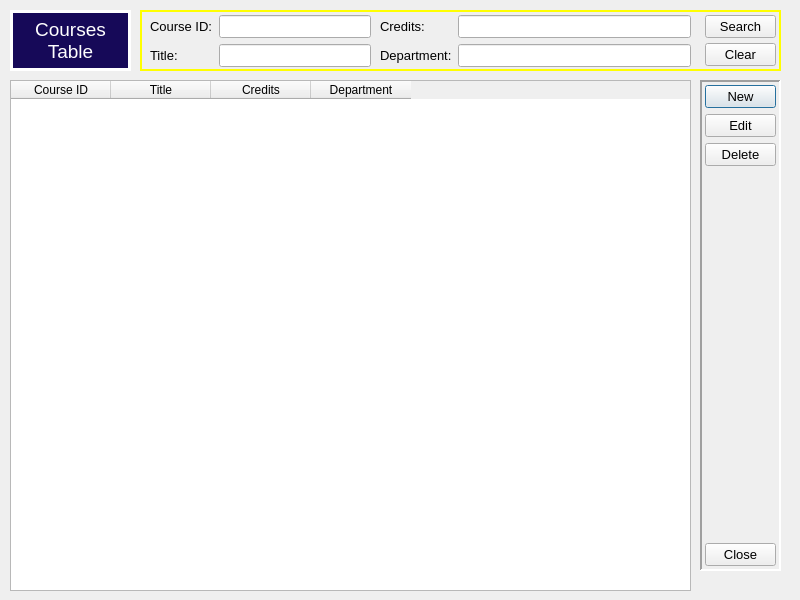
<?xml version="1.0" encoding="UTF-8"?>
<ui version="4.0">
 <class>Dialog</class>
 <widget class="QDialog" name="Dialog">
  <property name="geometry">
   <rect>
    <x>0</x>
    <y>0</y>
    <width>800</width>
    <height>600</height>
   </rect>
  </property>
  <property name="windowTitle">
   <string>Courses Table</string>
  </property>
  <property name="styleSheet">
   <string notr="true"/>
  </property>
  <widget class="QWidget" name="horizontalLayoutWidget">
   <property name="geometry">
    <rect>
     <x>10</x>
     <y>80</y>
     <width>681</width>
     <height>511</height>
    </rect>
   </property>
   <layout class="QHBoxLayout" name="horizontalLayout">
    <item>
     <widget class="QTableWidget" name="tableWidget">
      <property name="styleSheet">
       <string notr="true"/>
      </property>
      <column>
       <property name="text">
        <string>Course ID</string>
       </property>
      </column>
      <column>
       <property name="text">
        <string>Title</string>
       </property>
      </column>
      <column>
       <property name="text">
        <string>Credits</string>
       </property>
      </column>
      <column>
       <property name="text">
        <string>Department</string>
       </property>
      </column>
     </widget>
    </item>
   </layout>
  </widget>
  <widget class="QWidget" name="verticalLayoutWidget">
   <property name="geometry">
    <rect>
     <x>700</x>
     <y>80</y>
     <width>81</width>
     <height>491</height>
    </rect>
   </property>
   <layout class="QVBoxLayout" name="verticalLayout">
    <property name="leftMargin">
     <number>5</number>
    </property>
    <property name="topMargin">
     <number>5</number>
    </property>
    <property name="rightMargin">
     <number>5</number>
    </property>
    <property name="bottomMargin">
     <number>5</number>
    </property>
    <item>
     <widget class="QPushButton" name="btnNew">
      <property name="font">
       <font>
        <family>Arial</family>
        <pointsize>10</pointsize>
       </font>
      </property>
      <property name="text">
       <string>New</string>
      </property>
     </widget>
    </item>
    <item>
     <widget class="QPushButton" name="btnEdit">
      <property name="font">
       <font>
        <family>Arial</family>
        <pointsize>10</pointsize>
       </font>
      </property>
      <property name="text">
       <string>Edit</string>
      </property>
     </widget>
    </item>
    <item>
     <widget class="QPushButton" name="btnDelete">
      <property name="font">
       <font>
        <family>Arial</family>
        <pointsize>10</pointsize>
       </font>
      </property>
      <property name="text">
       <string>Delete</string>
      </property>
     </widget>
    </item>
    <item>
     <spacer name="verticalSpacer_2">
      <property name="orientation">
       <enum>Qt::Vertical</enum>
      </property>
      <property name="sizeType">
       <enum>QSizePolicy::Expanding</enum>
      </property>
      <property name="sizeHint" stdset="0">
       <size>
        <width>20</width>
        <height>40</height>
       </size>
      </property>
     </spacer>
    </item>
    <item>
     <widget class="QDialogButtonBox" name="btnClose">
      <property name="sizePolicy">
       <sizepolicy hsizetype="Minimum" vsizetype="Maximum">
        <horstretch>0</horstretch>
        <verstretch>0</verstretch>
       </sizepolicy>
      </property>
      <property name="font">
       <font>
        <family>Arial</family>
        <pointsize>10</pointsize>
       </font>
      </property>
      <property name="layoutDirection">
       <enum>Qt::LeftToRight</enum>
      </property>
      <property name="orientation">
       <enum>Qt::Vertical</enum>
      </property>
      <property name="standardButtons">
       <set>QDialogButtonBox::Close</set>
      </property>
      <property name="centerButtons">
       <bool>false</bool>
      </property>
     </widget>
    </item>
   </layout>
  </widget>
  <widget class="QWidget" name="formLayoutWidget">
   <property name="geometry">
    <rect>
     <x>150</x>
     <y>10</y>
     <width>221</width>
     <height>61</height>
    </rect>
   </property>
   <layout class="QFormLayout" name="formLayout">
    <property name="sizeConstraint">
     <enum>QLayout::SetDefaultConstraint</enum>
    </property>
    <property name="fieldGrowthPolicy">
     <enum>QFormLayout::AllNonFixedFieldsGrow</enum>
    </property>
    <property name="rowWrapPolicy">
     <enum>QFormLayout::DontWrapRows</enum>
    </property>
    <property name="formAlignment">
     <set>Qt::AlignLeading|Qt::AlignLeft|Qt::AlignVCenter</set>
    </property>
    <property name="horizontalSpacing">
     <number>6</number>
    </property>
    <property name="bottomMargin">
     <number>0</number>
    </property>
    <item row="1" column="0">
     <widget class="QLabel" name="lblCourseID">
      <property name="font">
       <font>
        <family>Arial</family>
        <pointsize>10</pointsize>
       </font>
      </property>
      <property name="text">
       <string>Course ID:</string>
      </property>
     </widget>
    </item>
    <item row="2" column="0">
     <widget class="QLabel" name="lblTitle">
      <property name="font">
       <font>
        <family>Arial</family>
        <pointsize>10</pointsize>
       </font>
      </property>
      <property name="text">
       <string>Title:</string>
      </property>
     </widget>
    </item>
    <item row="1" column="1">
     <widget class="QLineEdit" name="txtCourseID">
      <property name="font">
       <font>
        <family>Arial</family>
        <pointsize>10</pointsize>
       </font>
      </property>
      <property name="text">
       <string/>
      </property>
     </widget>
    </item>
    <item row="2" column="1">
     <widget class="QLineEdit" name="txtTitle">
      <property name="font">
       <font>
        <family>Arial</family>
        <pointsize>10</pointsize>
       </font>
      </property>
     </widget>
    </item>
   </layout>
  </widget>
  <widget class="QWidget" name="formLayoutWidget_2">
   <property name="geometry">
    <rect>
     <x>380</x>
     <y>10</y>
     <width>311</width>
     <height>61</height>
    </rect>
   </property>
   <layout class="QFormLayout" name="formLayout_2">
    <property name="formAlignment">
     <set>Qt::AlignLeading|Qt::AlignLeft|Qt::AlignVCenter</set>
    </property>
    <item row="1" column="0">
     <widget class="QLabel" name="lblCredits">
      <property name="font">
       <font>
        <family>Arial</family>
        <pointsize>10</pointsize>
       </font>
      </property>
      <property name="text">
       <string>Credits:</string>
      </property>
     </widget>
    </item>
    <item row="1" column="1">
     <widget class="QLineEdit" name="txtCredits">
      <property name="font">
       <font>
        <family>Arial</family>
        <pointsize>10</pointsize>
       </font>
      </property>
     </widget>
    </item>
    <item row="2" column="0">
     <widget class="QLabel" name="lblDepartment">
      <property name="font">
       <font>
        <family>Arial</family>
        <pointsize>10</pointsize>
       </font>
      </property>
      <property name="text">
       <string>Department:</string>
      </property>
     </widget>
    </item>
    <item row="2" column="1">
     <widget class="QLineEdit" name="txtDepartment">
      <property name="font">
       <font>
        <family>Arial</family>
        <pointsize>10</pointsize>
       </font>
      </property>
     </widget>
    </item>
   </layout>
  </widget>
  <widget class="QLabel" name="lblMainTitle">
   <property name="geometry">
    <rect>
     <x>10</x>
     <y>10</y>
     <width>121</width>
     <height>61</height>
    </rect>
   </property>
   <property name="font">
    <font>
     <family>Arial</family>
     <pointsize>14</pointsize>
     <weight>50</weight>
     <bold>false</bold>
    </font>
   </property>
   <property name="acceptDrops">
    <bool>false</bool>
   </property>
   <property name="layoutDirection">
    <enum>Qt::LeftToRight</enum>
   </property>
   <property name="autoFillBackground">
    <bool>false</bool>
   </property>
   <property name="styleSheet">
    <string notr="true">background-color: rgb(22, 9, 88);
color: rgb(255, 255, 255);</string>
   </property>
   <property name="frameShape">
    <enum>QFrame::Box</enum>
   </property>
   <property name="frameShadow">
    <enum>QFrame::Plain</enum>
   </property>
   <property name="lineWidth">
    <number>3</number>
   </property>
   <property name="text">
    <string>Courses Table</string>
   </property>
   <property name="alignment">
    <set>Qt::AlignCenter</set>
   </property>
   <property name="wordWrap">
    <bool>true</bool>
   </property>
  </widget>
  <widget class="QWidget" name="verticalLayoutWidget_2">
   <property name="geometry">
    <rect>
     <x>700</x>
     <y>10</y>
     <width>81</width>
     <height>61</height>
    </rect>
   </property>
   <layout class="QVBoxLayout" name="verticalLayout_2">
    <property name="spacing">
     <number>0</number>
    </property>
    <property name="leftMargin">
     <number>5</number>
    </property>
    <property name="rightMargin">
     <number>5</number>
    </property>
    <item>
     <widget class="QPushButton" name="btnSearch">
      <property name="font">
       <font>
        <pointsize>10</pointsize>
       </font>
      </property>
      <property name="text">
       <string>Search</string>
      </property>
     </widget>
    </item>
    <item>
     <widget class="QPushButton" name="btnClear">
      <property name="font">
       <font>
        <pointsize>10</pointsize>
       </font>
      </property>
      <property name="text">
       <string>Clear</string>
      </property>
     </widget>
    </item>
   </layout>
  </widget>
  <widget class="QFrame" name="frameTop">
   <property name="geometry">
    <rect>
     <x>140</x>
     <y>10</y>
     <width>641</width>
     <height>61</height>
    </rect>
   </property>
   <property name="styleSheet">
    <string notr="true">color: rgb(255, 255, 0);</string>
   </property>
   <property name="frameShape">
    <enum>QFrame::Box</enum>
   </property>
   <property name="frameShadow">
    <enum>QFrame::Plain</enum>
   </property>
   <property name="lineWidth">
    <number>2</number>
   </property>
  </widget>
  <widget class="QFrame" name="frameRight">
   <property name="geometry">
    <rect>
     <x>700</x>
     <y>80</y>
     <width>81</width>
     <height>491</height>
    </rect>
   </property>
   <property name="frameShape">
    <enum>QFrame::Panel</enum>
   </property>
   <property name="frameShadow">
    <enum>QFrame::Sunken</enum>
   </property>
   <property name="lineWidth">
    <number>2</number>
   </property>
  </widget>
  <zorder>frameRight</zorder>
  <zorder>frameTop</zorder>
  <zorder>horizontalLayoutWidget</zorder>
  <zorder>verticalLayoutWidget</zorder>
  <zorder>formLayoutWidget</zorder>
  <zorder>formLayoutWidget_2</zorder>
  <zorder>lblMainTitle</zorder>
  <zorder>verticalLayoutWidget_2</zorder>
 </widget>
 <resources/>
 <connections>
  <connection>
   <sender>btnClose</sender>
   <signal>accepted()</signal>
   <receiver>Dialog</receiver>
   <slot>accept()</slot>
   <hints>
    <hint type="sourcelabel">
     <x>248</x>
     <y>254</y>
    </hint>
    <hint type="destinationlabel">
     <x>157</x>
     <y>274</y>
    </hint>
   </hints>
  </connection>
  <connection>
   <sender>btnClose</sender>
   <signal>rejected()</signal>
   <receiver>Dialog</receiver>
   <slot>reject()</slot>
   <hints>
    <hint type="sourcelabel">
     <x>316</x>
     <y>260</y>
    </hint>
    <hint type="destinationlabel">
     <x>286</x>
     <y>274</y>
    </hint>
   </hints>
  </connection>
 </connections>
</ui>
